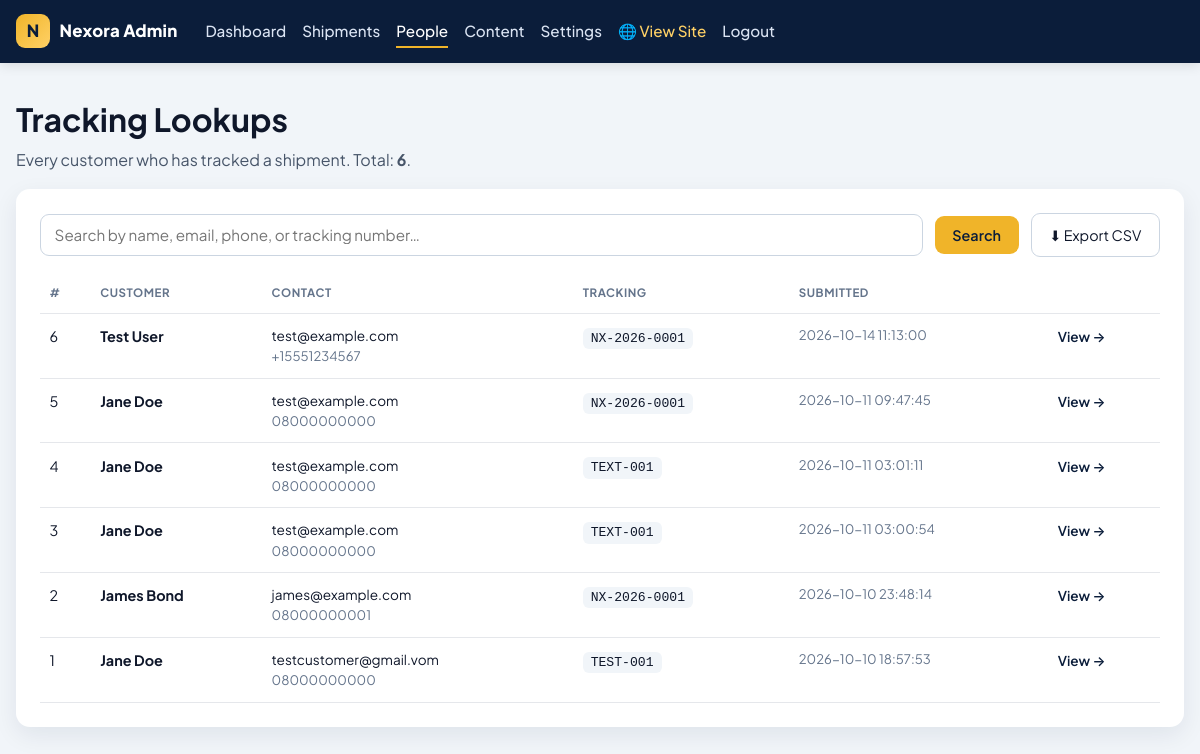
Page /admin/tracking-lookups.php (signed in) on the committed database.
### tables this page shows
CREATE TABLE tracking_lookups (
    id INTEGER PRIMARY KEY AUTOINCREMENT,
    tracking_number TEXT NOT NULL,
    customer_name TEXT NOT NULL,
    customer_email TEXT,
    customer_phone TEXT,
    ip_address TEXT,
    user_agent TEXT,
    created_at TEXT NOT NULL DEFAULT CURRENT_TIMESTAMP
, session_token TEXT, token_expires_at TEXT, verified INTEGER NOT NULL DEFAULT 0, match_method TEXT);

### app/helpers.php (called while the page is built, shortened)
<?php
function nxWebBase(): string
{
    $script = str_replace('\\', '/', (string) ($_SERVER['SCRIPT_NAME'] ?? ''));
    $dir = rtrim(str_replace('\\', '/', dirname($script)), '/');
    if (preg_match('#^(.*?)/(?:admin/api|admin)$#', $dir, $m)) {
        $dir = $m[1];
    }
    return $dir === '/' ? '' : $dir;
}
function asset(string $path = ''): string
{
    return nxWebBase() . '/assets/' . ltrim($path, '/');
}

### public/admin/tracking-lookups.php (the view, shortened to what this page needs)
<?php
$db = Database::connection();
$q = trim((string)($_GET['q'] ?? ''));
$rows = [];
if ($q !== '') {
    $stmt = $db->prepare("SELECT * FROM tracking_lookups WHERE tracking_number LIKE :q OR customer_name LIKE :q OR customer_email LIKE :q OR customer_phone LIKE :q ORDER BY id DESC LIMIT 300");
    $stmt->execute([':q' => '%' . $q . '%']);
    $rows = $stmt->fetchAll();
} else {
    $rows = $db->query('SELECT * FROM tracking_lookups ORDER BY id DESC LIMIT 300')->fetchAll();
}
$total = (int)$db->query('SELECT COUNT(*) FROM tracking_lookups')->fetchColumn();
function hh(?string $v): string { return htmlspecialchars((string)$v, ENT_QUOTES); }
?>
<!DOCTYPE html>
<html lang="en">
<head>
<link rel="stylesheet" href="<?= asset('css/app.css') ?>">
</head>
<body>
<header class="navbar">
  <a href="/admin/index.php" class="logo" style="text-decoration:none;color:inherit;">
    <span class="logo-badge">N</span><span class="logo-text">Nexora Admin</span>
  </a>
  <nav class="nav-links">
    <a href="/admin/index.php">Dashboard</a>
    <a href="/admin/shipments-hub.php">Shipments</a>
    <a href="/admin/people.php" class="active">People</a>
    <a href="/admin/content.php">Content</a>
    <a href="/admin/settings.php">Settings</a>
    <a href="/" target="_blank" rel="noopener" style="color:#ffd166 !important;">🌐 View Site</a>
    <a href="/admin/login.php?logout=1">Logout</a>
  </nav>
</header>
<div class="wrap">
  <h1 style="margin:1rem 0 .25rem;">Tracking Lookups</h1>
  <p style="color:#475569;margin-top:0;">Every customer who has tracked a shipment. Total: <strong><?= $total ?></strong>.</p>
  <div class="panel">
    <form method="get" class="toolbar">
      <input type="text" name="q" value="<?= hh($q) ?>" placeholder="Search by name, email, phone, or tracking number…">
      <button type="submit" style="padding:.6rem 1.1rem;border-radius:9px;border:0;background:#f0b429;color:#0b1d3a;font-family:inherit;font-weight:600;font-size:.9rem;cursor:pointer;">Search</button>
      <a href="/admin/tracking-lookups.php?export=csv" style="margin-left:auto;padding:.6rem 1.1rem;border-radius:9px;border:1px solid #cbd5e1;background:#fff;color:#0f172a;text-decoration:none;font-size:.9rem;">⬇ Export CSV</a>
    </form>
    <?php if (empty($rows)): ?>
      <div class="empty">No lookups yet<?= $q !== '' ? ' matching "' . hh($q) . '"' : '' ?>.</div>
    <?php else: ?>
      <table>
        <thead>
          <tr>
            <th>#</th>
            <th>Customer</th>
            <th>Contact</th>
            <th>Tracking</th>
            <th>Submitted</th>
            <th></th>
          </tr>
        </thead>
        <tbody>
          <?php foreach ($rows as $r): ?>
            <tr>
              <td><?= (int)$r['id'] ?></td>
              <td><strong><?= hh($r['customer_name']) ?></strong></td>
              <td>
                <div style="font-size:.85rem;"><?= hh($r['customer_email']) ?></div>
                <div style="font-size:.82rem;color:#64748b;"><?= hh($r['customer_phone']) ?></div>
              </td>
              <td><span style="font-family:ui-monospace,Menlo,monospace;background:#f1f5f9;padding:.2rem .5rem;border-radius:6px;font-size:.82rem;"><?= hh($r['tracking_number']) ?></span></td>
              <td style="font-size:.82rem;color:#64748b;"><?= hh($r['created_at']) ?></td>
              <td><a href="/admin/tracking-lookups.php?view=<?= (int)$r['id'] ?><?= $q !== '' ? '&q=' . urlencode($q) : '' ?>" style="color:#0b1d3a;font-weight:600;text-decoration:none;font-size:.85rem;">View →</a></td>
            </tr>
          <?php endforeach; ?>
        </tbody>
      </table>
    <?php endif; ?>
  </div>
</div>
</body>
</html>

### public/assets/css/app.css (style rules this page uses)
:root { --navy:#0b1d3a; --navy-2:#132a52; --gold:#f0b429; --gold-2:#ffd166; --blue:#2563eb; --ink:#0f172a; --muted:#5b6b85; --line:#e5e7eb; --bg:#f7f9fc; --card:#ffffff; --radius:14px; --shadow:0 8px 24px rgba(11,29,58,.08); }
* { box-sizing:border-box; }
html,body { margin:0;padding:0; }
body { font-family:'Plus Jakarta Sans',system-ui,-apple-system,Segoe UI,Roboto,sans-serif; background:var(--bg); color:var(--ink); line-height:1.55; -webkit-font-smoothing:antialiased; }
a { color:inherit; }
.navbar { position:sticky;top:0;z-index:50; display:flex;align-items:center;gap:1rem;flex-wrap:wrap; padding:.85rem 1rem; background:var(--navy); color:#fff; box-shadow:0 2px 12px rgba(0,0,0,.12); }
.navbar .logo { display:flex;align-items:center;gap:.6rem;font-weight:800;font-size:1.05rem; }
.logo-badge { display:inline-flex;align-items:center;justify-content:center; width:34px;height:34px;border-radius:9px; background:linear-gradient(135deg,var(--gold),var(--gold-2)); color:var(--navy);font-weight:900; }
.logo-text { letter-spacing:.2px; }
.nav-links { display:flex;gap:1.1rem;margin-left:1rem;flex-wrap:wrap; }
.nav-links a { color:#dbe4f3;text-decoration:none;font-weight:500;font-size:.95rem; padding:.25rem 0;border-bottom:2px solid transparent;transition:.15s; }
.nav-links a:hover,.nav-links a.active { color:#fff;border-bottom-color:var(--gold); }
html, body { overflow-x: hidden; max-width: 100vw; width: 100%; }
*, *::before, *::after { box-sizing: border-box; }
section, main, header, footer, div { max-width: 100%; }
.navbar { padding: .9rem 1rem; gap: .75rem; row-gap: .5rem; }
.nav-links { gap: 1rem; flex-wrap: wrap; }
.nav-links a { white-space: nowrap; }

### public/admin/tracking-lookups.php (style rules this page uses)
body { background: #f1f5f9; }
.wrap { max-width: 1200px; margin: 0 auto; padding: 1rem; }
.panel { background: #fff; border-radius: 14px; padding: 1.5rem; box-shadow: 0 8px 24px rgba(11,29,58,.08); margin-bottom: 1.5rem; overflow-x: auto; }
.toolbar { display: flex; gap: .75rem; flex-wrap: wrap; align-items: center; margin-bottom: 1rem; }
.toolbar input[type=text] { flex: 1 1 240px; min-width: 0; padding: .65rem .85rem; border: 1px solid #cbd5e1; border-radius: 9px; font-family: inherit; font-size: .95rem; box-sizing: border-box; }
table { width: 100%; border-collapse: collapse; font-size: .9rem; min-width: 780px; }
th, td { padding: .7rem .6rem; text-align: left; border-bottom: 1px solid #e5e7eb; vertical-align: top; }
th { font-size: .72rem; text-transform: uppercase; letter-spacing: .05em; color: #64748b; font-weight: 700; }

### rows in the picture
tracking_lookups: id "6", customer_name "Test User", customer_email "test@example.com", customer_phone "+15551234567", tracking_number "NX-2026-0001", created_at "2026-10-14 11:13:00"
tracking_lookups: id "5", customer_name "Jane Doe", customer_email "test@example.com", customer_phone "08000000000", tracking_number "NX-2026-0001", created_at "2026-10-11 09:47:45"
tracking_lookups: id "4", customer_name "Jane Doe", customer_email "test@example.com", customer_phone "08000000000", tracking_number "TEXT-001", created_at "2026-10-11 03:01:11"
tracking_lookups: id "3", customer_name "Jane Doe", customer_email "test@example.com", customer_phone "08000000000", tracking_number "TEXT-001", created_at "2026-10-11 03:00:54"
tracking_lookups: id "2", customer_name "James Bond", customer_email "james@example.com", customer_phone "08000000001", tracking_number "NX-2026-0001", created_at "2026-10-10 23:48:14"
tracking_lookups: id "1", customer_name "Jane Doe", customer_email "testcustomer@gmail.vom", customer_phone "08000000000", tracking_number "TEST-001", created_at "2026-10-10 18:57:53"

### other values in the picture
$total "6"
